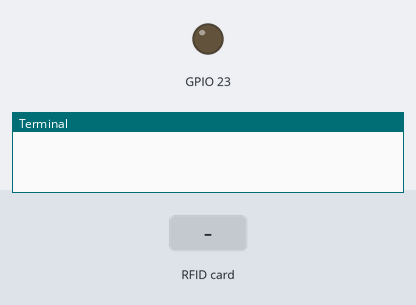
Recording of a program running on a simulated Raspberry Pi (BCM pin numbers). Parts: output pins drawn as LEDs (lit = HIGH), the last lines printed to the terminal. Dashed ring = blinking. The inputs (shaded band) are chosen by the test bench. Files the program writes start out absent; the RFID card's data blocks start empty; web requests get an empty 200 reply after 0.4 s.

Above: at 1.2 s.
1.3 s: RFID card 5E 7A 19 C4 held to the reader
At 1.77 s:
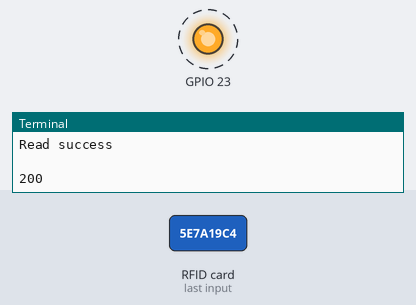
Timing chart, 0 to 4.3 s (numbered marks = the images above; inputs shaded):
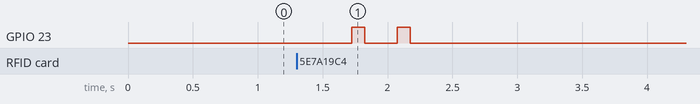

Measured:
- after the input at 1.3 s, GPIO 23: alternates HIGH for 0.10 s and LOW for 0.25 s, 4 changes in all, then stays LOW, starting after 0.42 s

The program:

RFID.py
```python
import json
import request
import RPi.GPIO as GPIO
import time
import requests
from mfrc522 import SimpleMFRC522

GPIO.setmode(GPIO.BCM)
GPIO.setup(23, GPIO.OUT)

reader = SimpleMFRC522()

try:
    while True:
        id, text = reader.read()
        f = open("rfid/demo.txt", "a")
        f.write("\n" + str(id) + "\n")
        print("Read success\n")
        f.close()

        headers = {
        "Content-Type": "application/json"
        }
        URL = request.url + "authorize"
        st = str(id)
        data = {"tagID":st}
        try:
            r = requests.post(url = URL, headers=headers, json = data, cookies=request.cookie, verify = False)
        except Exception as e:
            print(e)

        response = r.status_code
        print(response)


        if response == 200:
            GPIO.output(23,GPIO.HIGH) # LED is switched on
            time.sleep(0.1)  # Wait mode for 4 seconds
            GPIO.output (23,GPIO.LOW) # LED is switched off
            time.sleep (0.25)
            GPIO.output(23,GPIO.HIGH) # LED is switched on
            time.sleep(0.1)  # Wait mode for 4 seconds
            GPIO.output (23,GPIO.LOW) # LED is switched off
            time.sleep (0.25)
        elif response == 401:
            GPIO.output(23,GPIO.HIGH) # LED is switched on
            time.sleep(0.1)  # Wait mode for 4 seconds
            GPIO.output (23,GPIO.LOW) # LED is switched off
            time.sleep (0.25)

except:
    GPIO.cleanup()
finally:
    GPIO.cleanup()
```

request.py
```python
url = "http://192.168.92.24:8080/Server_war/api/RPI/"
cookie = {"rpi_id" : "101", "password" : "password"}
```
